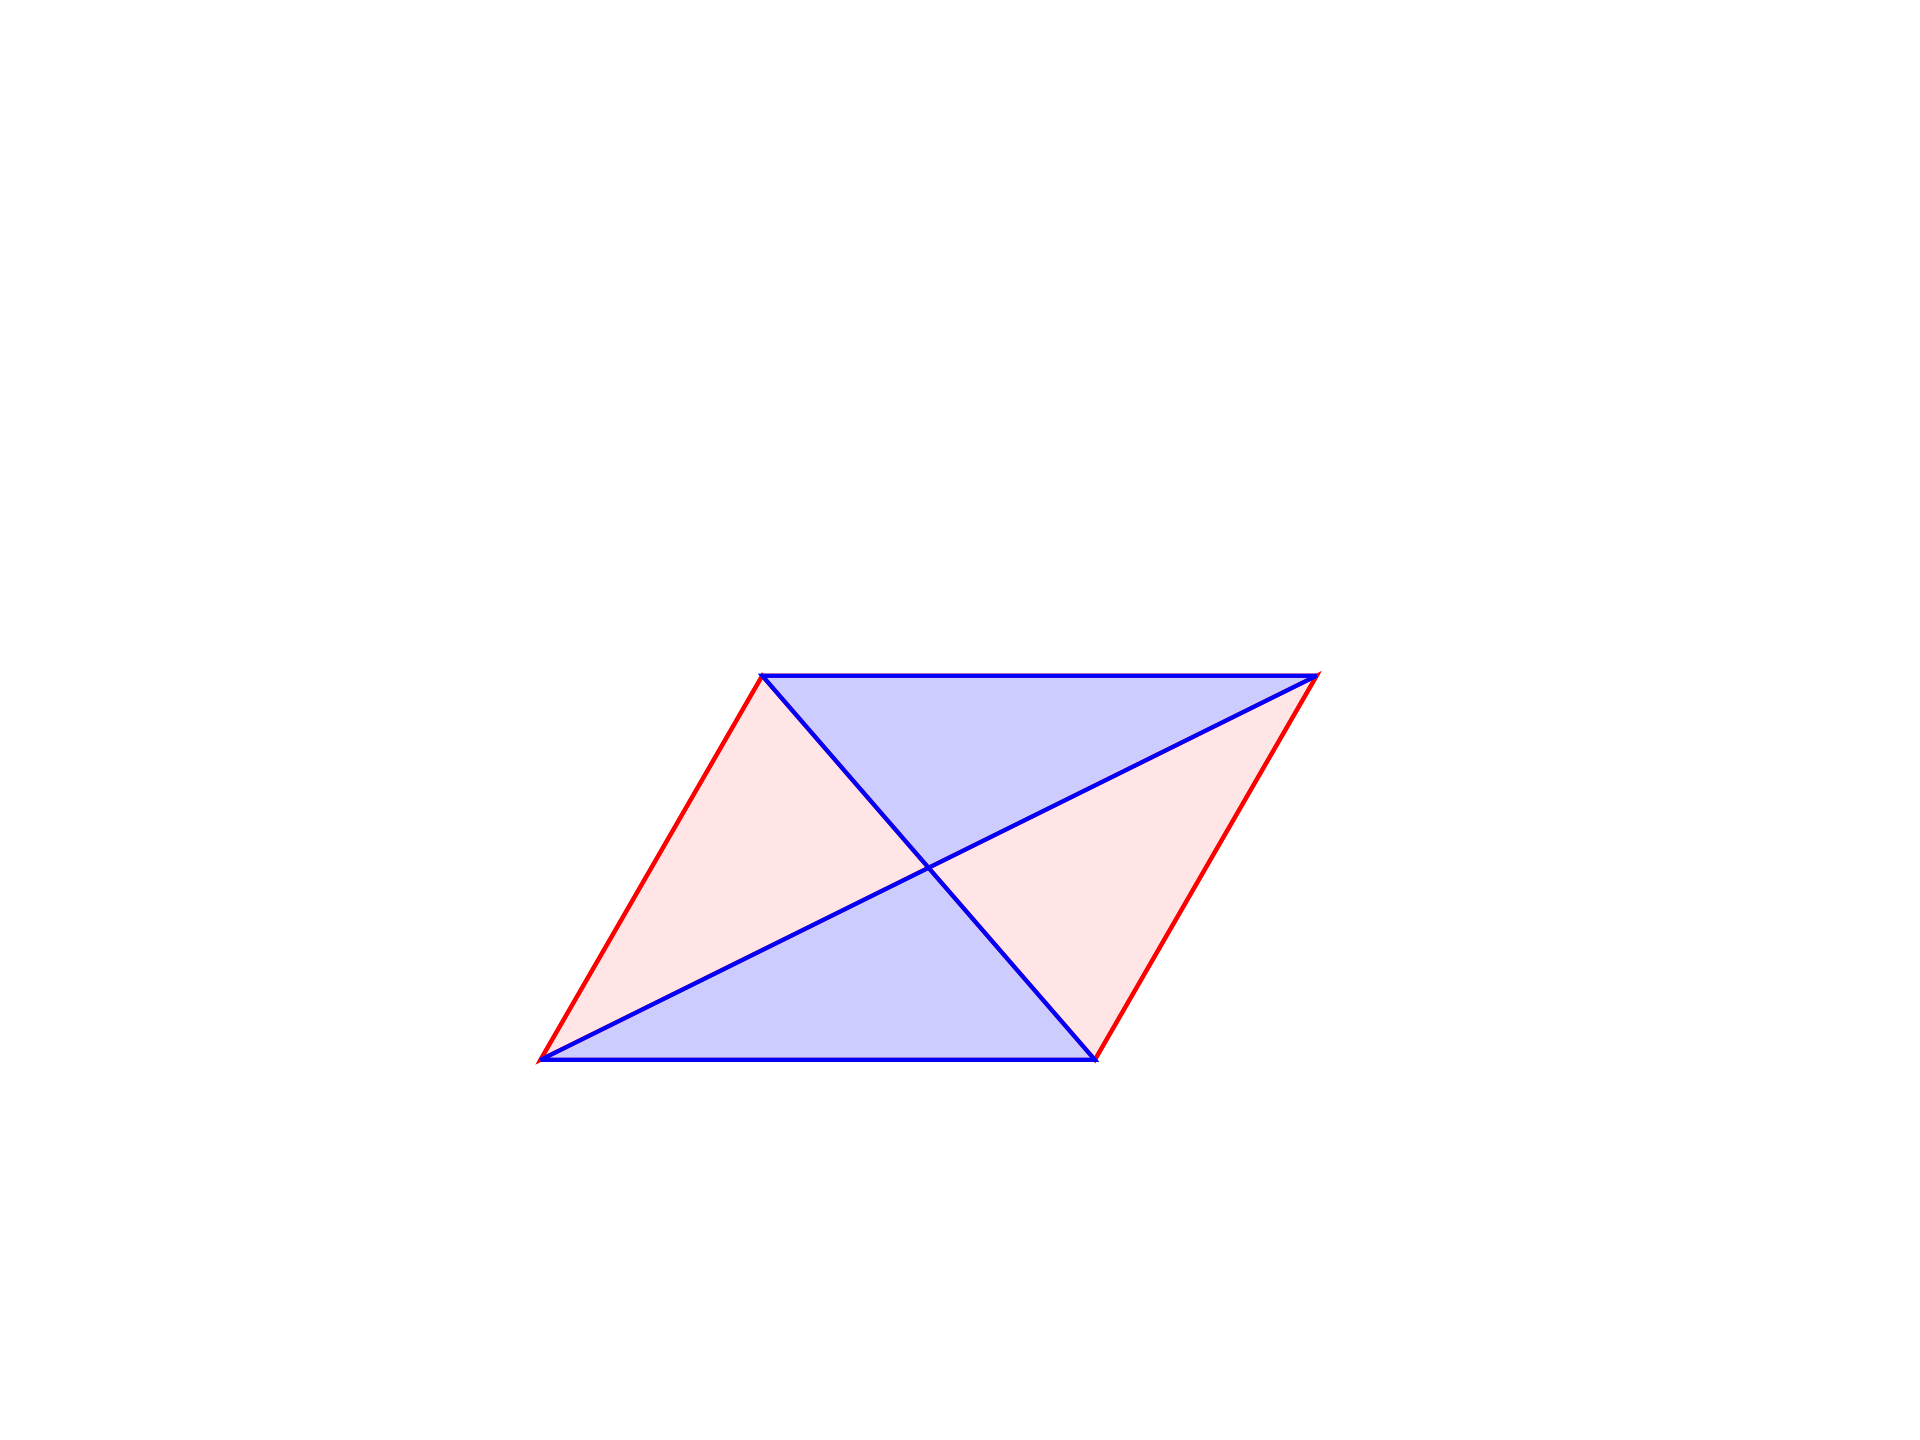

Python code for this plot:
import matplotlib.pyplot as plt
import numpy as np
import geometry as geo

fig, ax = geo.init()
ax.set(xlim=(0,100), ylim=(0,100))


A = geo.Point(10,20)
B = geo.Point(60,20)

_,_,C,D = geo.get_pgram_for_angle_length_base(
    60,40,[A,B])

M = geo.get_midpoint([A,C]) 

geo.opg(ax,[A,B,C,D])

geo.opg(ax,[A,D,M])
geo.fpg(ax,[A,D,M])
geo.opg(ax,[B,C,M])
geo.fpg(ax,[B,C,M])

geo.opg(ax,[A,B,M],ec='b')
geo.fpg(ax,[A,B,M],fc='b',alpha=0.2)
geo.opg(ax,[C,D,M],ec='b')
geo.fpg(ax,[C,D,M],fc='b',alpha=0.2)


geo.savefig(plt)





